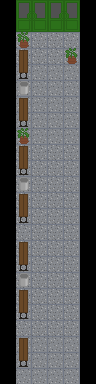

A 2D game scene composited from a Tiled map and its tileset images. What follows is a short description and the map's XML, with every tile layer's data as written:
An orthogonal 6x24 tile map with 16x16 px tiles, 3 tile layers (background, background_object, objects) and 7 objects (12, 11).

<map version="1.4" tiledversion="1.4.3" orientation="orthogonal" renderorder="right-down" width="6" height="24" tilewidth="16" tileheight="16" infinite="0" nextlayerid="9" nextobjectid="8">
 <tileset firstgid="1" source="tiles/cyber_tiles.tsx" />
 <layer id="1" name="background" width="6" height="24">
  <data encoding="csv">
0,4,5,4,5,0,
0,13,14,13,14,0,
0,2,2,2,2,0,
0,2,2,2,2,0,
0,1,1,1,1,0,
0,1,1,1,1,0,
0,1,1,1,1,0,
0,1,1,1,1,0,
0,1,1,1,1,0,
0,2,2,2,2,0,
0,2,2,2,2,0,
0,2,2,2,2,0,
0,2,2,2,2,0,
0,2,2,2,2,0,
0,2,2,2,2,0,
0,2,2,2,2,0,
0,2,2,2,2,0,
0,2,2,2,2,0,
0,2,2,2,2,0,
0,2,2,2,2,0,
0,2,2,2,2,0,
0,1,1,1,1,0,
0,1,1,1,1,0,
0,1,1,1,1,0
</data>
 </layer>
 <layer id="2" name="background_object" width="6" height="24">
  <data encoding="csv">
0,0,0,0,0,0,
0,0,0,0,0,0,
0,21,0,0,0,0,
0,10,0,0,21,0,
0,19,0,0,0,0,
0,20,0,0,0,0,
0,10,0,0,0,0,
0,19,0,0,0,0,
0,21,0,0,0,0,
0,10,0,0,0,0,
0,19,0,0,0,0,
0,20,0,0,0,0,
0,10,0,0,0,0,
0,19,0,0,0,0,
0,0,0,0,0,0,
0,10,0,0,0,0,
0,19,0,0,0,0,
0,20,0,0,0,0,
0,10,0,0,0,0,
0,19,0,0,0,0,
0,0,0,0,0,0,
0,10,0,0,0,0,
0,19,0,0,0,0,
0,0,0,0,0,0
</data>
 </layer>
 <objectgroup id="3" name="walls">
  <object id="1" x="0" y="16" width="16" height="368" />
  <object id="2" x="80" y="16" width="16" height="368" />
  <object id="5" x="16" y="272" width="16" height="16" />
  <object id="6" x="16" y="176" width="16" height="16" />
  <object id="7" x="16" y="80" width="16" height="16" />
 </objectgroup>
 <objectgroup id="4" name="doors">
  <object id="3" name="12" x="16" y="0" width="64" height="32" />
  <object id="4" name="11" x="16" y="368" width="64" height="16" />
 </objectgroup>
 <layer id="5" name="objects" width="6" height="24">
  <data encoding="csv">
0,0,0,0,0,0,
0,0,0,0,0,0,
0,0,0,0,0,0,
0,0,0,0,0,0,
0,0,0,0,0,0,
0,0,0,0,0,0,
0,0,0,0,0,0,
0,0,0,0,0,0,
0,0,0,0,0,0,
0,0,0,0,0,0,
0,0,0,0,0,0,
0,0,0,0,0,0,
0,0,0,0,0,0,
0,0,0,0,0,0,
0,0,0,0,0,0,
0,0,0,0,0,0,
0,0,0,0,0,0,
0,0,0,0,0,0,
0,0,0,0,0,0,
0,0,0,0,0,0,
0,0,0,0,0,0,
0,0,0,0,0,0,
0,0,0,0,0,0,
0,0,0,0,0,0
</data>
 </layer>
 <objectgroup id="6" name="objects" />
 <objectgroup id="8" name="interactive_objects" />
</map>
